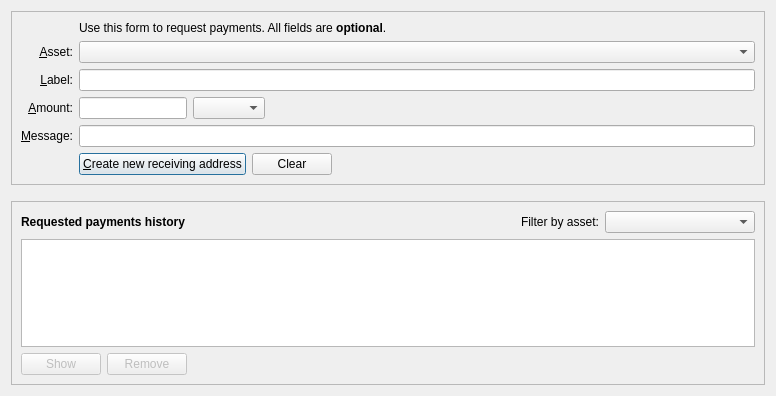
<?xml version="1.0" encoding="UTF-8"?>
<ui version="4.0">
 <class>ReceiveCoinsDialog</class>
 <widget class="QDialog" name="ReceiveCoinsDialog">
  <property name="geometry">
   <rect>
    <x>0</x>
    <y>0</y>
    <width>776</width>
    <height>396</height>
   </rect>
  </property>
  <layout class="QVBoxLayout" name="verticalLayout" stretch="0,0,1">
   <item>
    <widget class="QFrame" name="frame2">
     <property name="sizePolicy">
      <sizepolicy hsizetype="Preferred" vsizetype="Expanding">
       <horstretch>0</horstretch>
       <verstretch>0</verstretch>
      </sizepolicy>
     </property>
     <property name="frameShape">
      <enum>QFrame::StyledPanel</enum>
     </property>
     <property name="frameShadow">
      <enum>QFrame::Sunken</enum>
     </property>
     <layout class="QVBoxLayout" name="verticalLayout_3">
      <item>
       <layout class="QGridLayout" name="gridLayout">
        <item row="5" column="0">
         <widget class="QLabel" name="label">
          <property name="toolTip">
           <string>An optional amount to request. Leave this empty or zero to not request a specific amount.</string>
          </property>
          <property name="text">
           <string>&amp;Amount:</string>
          </property>
          <property name="alignment">
           <set>Qt::AlignRight|Qt::AlignTrailing|Qt::AlignVCenter</set>
          </property>
          <property name="buddy">
           <cstring>reqAmount</cstring>
          </property>
         </widget>
        </item>
        <item row="6" column="0">
         <widget class="QLabel" name="label_3">
          <property name="toolTip">
           <string>An optional message to attach to the payment request, which will be displayed when the request is opened. Note: The message will not be sent with the payment over the TensorCash network.</string>
          </property>
          <property name="text">
           <string>&amp;Message:</string>
          </property>
          <property name="alignment">
           <set>Qt::AlignRight|Qt::AlignTrailing|Qt::AlignVCenter</set>
          </property>
          <property name="buddy">
           <cstring>reqMessage</cstring>
          </property>
         </widget>
        </item>
        <item row="4" column="2">
         <widget class="QLineEdit" name="reqLabel">
          <property name="toolTip">
           <string>An optional label to associate with the new receiving address (used by you to identify an invoice).  It is also attached to the payment request.</string>
          </property>
         </widget>
        </item>
        <item row="2" column="2">
         <widget class="QLabel" name="label_5">
          <property name="text">
           <string>Use this form to request payments. All fields are &lt;b&gt;optional&lt;/b&gt;.</string>
          </property>
         </widget>
        </item>
        <item row="3" column="0">
         <widget class="QLabel" name="assetLabel">
          <property name="toolTip">
           <string>Select the asset type for this payment request. Choose TSC for regular TensorCash payments.</string>
          </property>
          <property name="text">
           <string>&amp;Asset:</string>
          </property>
          <property name="alignment">
           <set>Qt::AlignRight|Qt::AlignTrailing|Qt::AlignVCenter</set>
          </property>
          <property name="buddy">
           <cstring>assetComboBox</cstring>
          </property>
         </widget>
        </item>
        <item row="3" column="2">
         <widget class="QComboBox" name="assetComboBox">
          <property name="sizePolicy">
           <sizepolicy hsizetype="Preferred" vsizetype="Fixed">
            <horstretch>0</horstretch>
            <verstretch>0</verstretch>
           </sizepolicy>
          </property>
          <property name="toolTip">
           <string>Select the asset type for this payment request</string>
          </property>
         </widget>
        </item>
        <item row="4" column="0">
         <widget class="QLabel" name="label_2">
          <property name="toolTip">
           <string>An optional label to associate with the new receiving address.</string>
          </property>
          <property name="text">
           <string>&amp;Label:</string>
          </property>
          <property name="alignment">
           <set>Qt::AlignRight|Qt::AlignTrailing|Qt::AlignVCenter</set>
          </property>
          <property name="buddy">
           <cstring>reqLabel</cstring>
          </property>
         </widget>
        </item>
        <item row="6" column="2">
         <widget class="QLineEdit" name="reqMessage">
          <property name="toolTip">
           <string>An optional message that is attached to the payment request and may be displayed to the sender.</string>
          </property>
         </widget>
        </item>
        <item row="7" column="2">
         <layout class="QHBoxLayout" name="horizontalLayout">
          <item>
           <widget class="QPushButton" name="receiveButton">
            <property name="minimumSize">
             <size>
              <width>150</width>
              <height>0</height>
             </size>
            </property>
            <property name="text">
             <string>&amp;Create new receiving address</string>
            </property>
            <property name="icon">
             <iconset resource="../bitcoin.qrc">
              <normaloff>:/icons/receiving_addresses</normaloff>:/icons/receiving_addresses</iconset>
            </property>
            <property name="autoDefault">
             <bool>false</bool>
            </property>
            <property name="default">
             <bool>true</bool>
            </property>
           </widget>
          </item>
          <item>
           <widget class="QPushButton" name="clearButton">
            <property name="sizePolicy">
             <sizepolicy hsizetype="Minimum" vsizetype="Fixed">
              <horstretch>0</horstretch>
              <verstretch>0</verstretch>
             </sizepolicy>
            </property>
            <property name="toolTip">
             <string>Clear all fields of the form.</string>
            </property>
            <property name="text">
             <string>Clear</string>
            </property>
            <property name="icon">
             <iconset resource="../bitcoin.qrc">
              <normaloff>:/icons/remove</normaloff>:/icons/remove</iconset>
            </property>
            <property name="autoDefault">
             <bool>false</bool>
            </property>
           </widget>
          </item>
          <item>
           <spacer name="horizontalSpacer">
            <property name="orientation">
             <enum>Qt::Horizontal</enum>
            </property>
            <property name="sizeHint" stdset="0">
             <size>
              <width>40</width>
              <height>20</height>
             </size>
            </property>
           </spacer>
          </item>
         </layout>
        </item>
        <item row="7" column="0">
         <widget class="QLabel" name="label_7">
          <property name="text">
           <string/>
          </property>
         </widget>
        </item>
        <item row="5" column="2">
         <layout class="QHBoxLayout" name="horizontalLayout_6">
          <item>
           <widget class="BitcoinAmountField" name="reqAmount">
            <property name="sizePolicy">
             <sizepolicy hsizetype="Fixed" vsizetype="Fixed">
              <horstretch>0</horstretch>
              <verstretch>0</verstretch>
             </sizepolicy>
            </property>
            <property name="minimumSize">
             <size>
              <width>80</width>
              <height>0</height>
             </size>
            </property>
            <property name="maximumSize">
             <size>
              <width>1000</width>
              <height>100</height>
             </size>
            </property>
            <property name="toolTip">
             <string>An optional amount to request. Leave this empty or zero to not request a specific amount.</string>
            </property>
           </widget>
          </item>
          <item>
           <widget class="QComboBox" name="addressType">
            <property name="sizePolicy">
             <sizepolicy hsizetype="Fixed" vsizetype="Fixed">
              <horstretch>0</horstretch>
              <verstretch>0</verstretch>
             </sizepolicy>
            </property>
            <property name="maximumSize">
             <size>
              <width>1000</width>
              <height>16777215</height>
             </size>
            </property>
            <property name="focusPolicy">
             <enum>Qt::StrongFocus</enum>
            </property>
           </widget>
          </item>
          <item>
           <spacer name="horizontalSpacer_3">
            <property name="orientation">
             <enum>Qt::Horizontal</enum>
            </property>
            <property name="sizeHint" stdset="0">
             <size>
              <width>0</width>
              <height>0</height>
             </size>
            </property>
           </spacer>
          </item>
         </layout>
        </item>
       </layout>
      </item>
     </layout>
    </widget>
   </item>
   <item>
    <spacer name="verticalSpacer_2">
     <property name="orientation">
      <enum>Qt::Vertical</enum>
     </property>
     <property name="sizeHint" stdset="0">
      <size>
       <width>20</width>
       <height>10</height>
      </size>
     </property>
    </spacer>
   </item>
   <item>
    <widget class="QFrame" name="frame">
     <property name="sizePolicy">
      <sizepolicy hsizetype="Preferred" vsizetype="Expanding">
       <horstretch>0</horstretch>
       <verstretch>0</verstretch>
      </sizepolicy>
     </property>
     <property name="frameShape">
      <enum>QFrame::StyledPanel</enum>
     </property>
     <property name="frameShadow">
      <enum>QFrame::Raised</enum>
     </property>
     <layout class="QVBoxLayout" name="verticalLayout_2">
      <item>
       <layout class="QHBoxLayout" name="historyHeaderLayout">
        <item>
         <widget class="QLabel" name="label_6">
          <property name="font">
           <font>
            <weight>75</weight>
            <bold>true</bold>
           </font>
          </property>
          <property name="text">
           <string>Requested payments history</string>
          </property>
         </widget>
        </item>
        <item>
         <spacer name="horizontalSpacer_4">
          <property name="orientation">
           <enum>Qt::Horizontal</enum>
          </property>
          <property name="sizeHint" stdset="0">
           <size>
            <width>40</width>
            <height>20</height>
           </size>
          </property>
         </spacer>
        </item>
        <item>
         <widget class="QLabel" name="filterLabel">
          <property name="text">
           <string>Filter by asset:</string>
          </property>
         </widget>
        </item>
        <item>
         <widget class="QComboBox" name="assetFilterComboBox">
          <property name="sizePolicy">
           <sizepolicy hsizetype="Fixed" vsizetype="Fixed">
            <horstretch>0</horstretch>
            <verstretch>0</verstretch>
           </sizepolicy>
          </property>
          <property name="minimumSize">
           <size>
            <width>150</width>
            <height>0</height>
           </size>
          </property>
          <property name="toolTip">
           <string>Filter requests by asset type</string>
          </property>
         </widget>
        </item>
       </layout>
      </item>
      <item>
       <widget class="QTableView" name="recentRequestsView">
        <property name="contextMenuPolicy">
         <enum>Qt::CustomContextMenu</enum>
        </property>
        <property name="tabKeyNavigation">
         <bool>false</bool>
        </property>
        <property name="sortingEnabled">
         <bool>true</bool>
        </property>
       </widget>
      </item>
      <item>
       <layout class="QHBoxLayout" name="horizontalLayout_2">
        <item>
         <widget class="QPushButton" name="showRequestButton">
          <property name="enabled">
           <bool>false</bool>
          </property>
          <property name="toolTip">
           <string>Show the selected request (does the same as double clicking an entry)</string>
          </property>
          <property name="text">
           <string>Show</string>
          </property>
          <property name="icon">
           <iconset resource="../bitcoin.qrc">
            <normaloff>:/icons/eye</normaloff>:/icons/eye</iconset>
          </property>
          <property name="autoDefault">
           <bool>false</bool>
          </property>
         </widget>
        </item>
        <item>
         <widget class="QPushButton" name="removeRequestButton">
          <property name="enabled">
           <bool>false</bool>
          </property>
          <property name="toolTip">
           <string>Remove the selected entries from the list</string>
          </property>
          <property name="text">
           <string>Remove</string>
          </property>
          <property name="icon">
           <iconset resource="../bitcoin.qrc">
            <normaloff>:/icons/remove</normaloff>:/icons/remove</iconset>
          </property>
          <property name="autoDefault">
           <bool>false</bool>
          </property>
         </widget>
        </item>
        <item>
         <spacer name="horizontalSpacer_2">
          <property name="orientation">
           <enum>Qt::Horizontal</enum>
          </property>
          <property name="sizeHint" stdset="0">
           <size>
            <width>40</width>
            <height>20</height>
           </size>
          </property>
         </spacer>
        </item>
       </layout>
      </item>
     </layout>
    </widget>
   </item>
  </layout>
 </widget>
 <customwidgets>
  <customwidget>
   <class>BitcoinAmountField</class>
   <extends>QLineEdit</extends>
   <header>qt/bitcoinamountfield.h</header>
   <container>1</container>
  </customwidget>
 </customwidgets>
 <tabstops>
  <tabstop>assetComboBox</tabstop>
  <tabstop>reqLabel</tabstop>
  <tabstop>reqAmount</tabstop>
  <tabstop>addressType</tabstop>
  <tabstop>reqMessage</tabstop>
  <tabstop>receiveButton</tabstop>
  <tabstop>clearButton</tabstop>
  <tabstop>recentRequestsView</tabstop>
  <tabstop>showRequestButton</tabstop>
  <tabstop>removeRequestButton</tabstop>
 </tabstops>
 <resources>
  <include location="../bitcoin.qrc"/>
 </resources>
 <connections/>
</ui>
